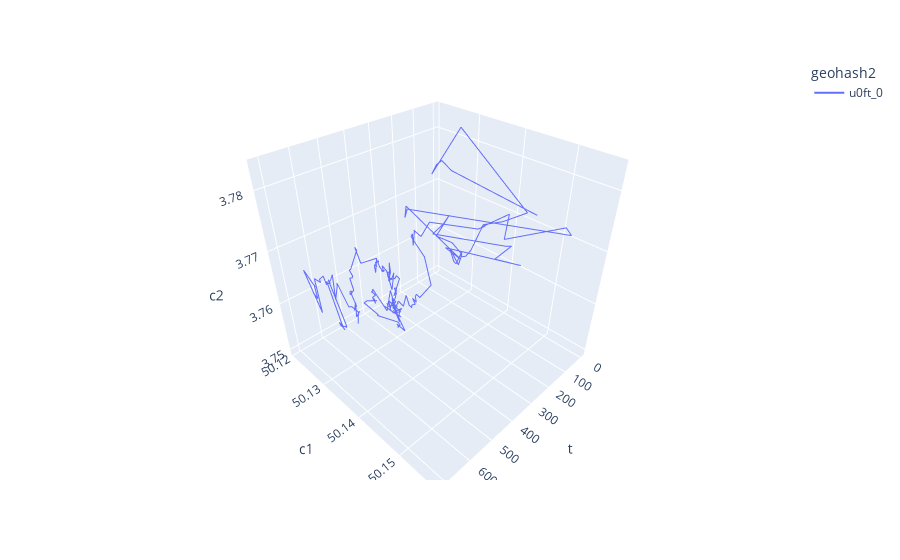

The code cell stored with this chart in its notebook:
### Code cell
px.line_3d(df[df.tid == 1], x="t", y="c1", z="c2", color="geohash2")

### Figure 1 — Plotly figure (JSON) as saved in the notebook; plotly's stock layout.template omitted (floating-point values rounded to 4 significant figures; data arrays with more than 128 entries replaced by an {"elided": "..."} marker saying what was removed)
{"data": [{"hovertemplate": "geohash2=u0ft_0<br>t=%{x}<br>c1=%{y}<br>c2=%{z}<extra></extra>", "legendgroup": "u0ft_0", "line": {"color": "#636efa", "dash": "solid"}, "marker": {"symbol": "circle"}, "mode": "lines", "name": "u0ft_0", "scene": "scene", "showlegend": true, "type": "scatter3d", "x": {"elided": "207 int values"}, "y": {"elided": "207 float values"}, "z": {"elided": "207 float values"}}], "layout": {"legend": {"title": {"text": "geohash2"}, "tracegroupgap": 0}, "margin": {"t": 60}, "scene": {"domain": {"x": [0, 1], "y": [0, 1]}, "xaxis": {"title": {"text": "t"}}, "yaxis": {"title": {"text": "c1"}}, "zaxis": {"title": {"text": "c2"}}}}}
